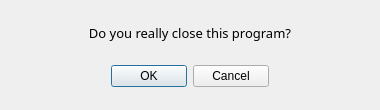
<?xml version="1.0" encoding="UTF-8"?>
<ui version="4.0">
 <class>Dialog</class>
 <widget class="QDialog" name="Dialog">
  <property name="windowModality">
   <enum>Qt::ApplicationModal</enum>
  </property>
  <property name="geometry">
   <rect>
    <x>0</x>
    <y>0</y>
    <width>380</width>
    <height>110</height>
   </rect>
  </property>
  <property name="minimumSize">
   <size>
    <width>380</width>
    <height>110</height>
   </size>
  </property>
  <property name="maximumSize">
   <size>
    <width>380</width>
    <height>110</height>
   </size>
  </property>
  <property name="windowTitle">
   <string>Exit?</string>
  </property>
  <property name="sizeGripEnabled">
   <bool>false</bool>
  </property>
  <property name="modal">
   <bool>true</bool>
  </property>
  <widget class="QLabel" name="label_137">
   <property name="geometry">
    <rect>
     <x>15</x>
     <y>15</y>
     <width>350</width>
     <height>35</height>
    </rect>
   </property>
   <property name="sizePolicy">
    <sizepolicy hsizetype="Preferred" vsizetype="Preferred">
     <horstretch>0</horstretch>
     <verstretch>0</verstretch>
    </sizepolicy>
   </property>
   <property name="minimumSize">
    <size>
     <width>350</width>
     <height>35</height>
    </size>
   </property>
   <property name="maximumSize">
    <size>
     <width>350</width>
     <height>35</height>
    </size>
   </property>
   <property name="font">
    <font>
     <family>맑은 고딕</family>
     <pointsize>10</pointsize>
     <weight>50</weight>
     <italic>false</italic>
     <bold>false</bold>
     <underline>false</underline>
     <strikeout>false</strikeout>
    </font>
   </property>
   <property name="text">
    <string>Do you really close this program?</string>
   </property>
   <property name="alignment">
    <set>Qt::AlignCenter</set>
   </property>
   <property name="wordWrap">
    <bool>true</bool>
   </property>
  </widget>
  <widget class="QWidget" name="layoutWidget">
   <property name="geometry">
    <rect>
     <x>111</x>
     <y>64</y>
     <width>158</width>
     <height>25</height>
    </rect>
   </property>
   <property name="sizePolicy">
    <sizepolicy hsizetype="Fixed" vsizetype="Fixed">
     <horstretch>0</horstretch>
     <verstretch>0</verstretch>
    </sizepolicy>
   </property>
   <layout class="QHBoxLayout" name="horizontalLayout">
    <item>
     <widget class="QPushButton" name="okbtn">
      <property name="text">
       <string>OK</string>
      </property>
     </widget>
    </item>
    <item>
     <widget class="QPushButton" name="cancelbtn">
      <property name="text">
       <string>Cancel</string>
      </property>
     </widget>
    </item>
   </layout>
  </widget>
 </widget>
 <resources/>
 <connections/>
</ui>
